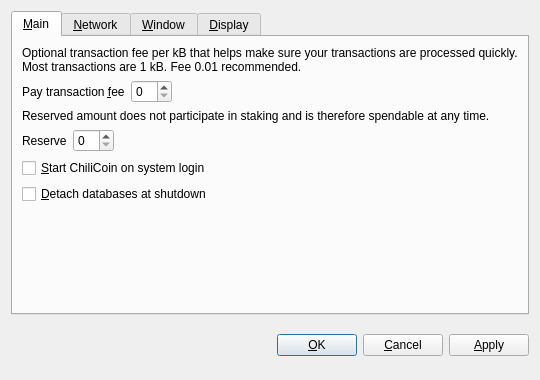
<?xml version="1.0" encoding="UTF-8"?>
<ui version="4.0">
 <class>OptionsDialog</class>
 <widget class="QDialog" name="OptionsDialog">
  <property name="geometry">
   <rect>
    <x>0</x>
    <y>0</y>
    <width>540</width>
    <height>380</height>
   </rect>
  </property>
  <property name="windowTitle">
   <string>Options</string>
  </property>
  <property name="modal">
   <bool>true</bool>
  </property>
  <layout class="QVBoxLayout" name="verticalLayout">
   <item>
    <widget class="QTabWidget" name="tabWidget">
     <property name="tabPosition">
      <enum>QTabWidget::North</enum>
     </property>
     <property name="currentIndex">
      <number>0</number>
     </property>
     <widget class="QWidget" name="tabMain">
      <attribute name="title">
       <string>&amp;Main</string>
      </attribute>
      <layout class="QVBoxLayout" name="verticalLayout_Main">
       <item>
        <widget class="QLabel" name="transactionFeeInfoLabel">
         <property name="text">
          <string>Optional transaction fee per kB that helps make sure your transactions are processed quickly. Most transactions are 1 kB. Fee 0.01 recommended.</string>
         </property>
         <property name="textFormat">
          <enum>Qt::PlainText</enum>
         </property>
         <property name="wordWrap">
          <bool>true</bool>
         </property>
        </widget>
       </item>
       <item>
        <layout class="QHBoxLayout" name="horizontalLayoutFee">
         <item>
          <widget class="QLabel" name="transactionFeeLabel">
           <property name="text">
            <string>Pay transaction &amp;fee</string>
           </property>
           <property name="textFormat">
            <enum>Qt::PlainText</enum>
           </property>
           <property name="buddy">
            <cstring>transactionFee</cstring>
           </property>
          </widget>
         </item>
         <item>
          <widget class="BitcoinAmountField" name="transactionFee"/>
         </item>
         <item>
          <spacer name="horizontalSpacerFee">
           <property name="orientation">
            <enum>Qt::Horizontal</enum>
           </property>
           <property name="sizeHint" stdset="0">
            <size>
             <width>40</width>
             <height>20</height>
            </size>
           </property>
          </spacer>
         </item>
        </layout>
       </item>
       <item>
        <widget class="QLabel" name="reserveBalanceInfoLabel">
         <property name="text">
          <string>Reserved amount does not participate in staking and is therefore spendable at any time.</string>
         </property>
         <property name="textFormat">
          <enum>Qt::PlainText</enum>
         </property>
         <property name="wordWrap">
          <bool>true</bool>
         </property>
        </widget>
       </item>
       <item>
        <layout class="QHBoxLayout" name="horizontalLayoutReserveBalance">
         <item>
          <widget class="QLabel" name="reserveBalanceLabel">
           <property name="text">
            <string>Reserve</string>
           </property>
           <property name="textFormat">
            <enum>Qt::PlainText</enum>
           </property>
           <property name="buddy">
            <cstring>reserveBalance</cstring>
           </property>
          </widget>
         </item>
         <item>
          <widget class="BitcoinAmountField" name="reserveBalance"/>
         </item>
         <item>
          <spacer name="horizontalSpacerReserveBalance">
           <property name="orientation">
            <enum>Qt::Horizontal</enum>
           </property>
           <property name="sizeHint" stdset="0">
            <size>
             <width>40</width>
             <height>20</height>
            </size>
           </property>
          </spacer>
         </item>
        </layout>
       </item>
       <item>
        <widget class="QCheckBox" name="bitcoinAtStartup">
         <property name="toolTip">
          <string>Automatically start ChiliCoin after logging in to the system.</string>
         </property>
         <property name="text">
          <string>&amp;Start ChiliCoin on system login</string>
         </property>
        </widget>
       </item>
       <item>
        <widget class="QCheckBox" name="detachDatabases">
         <property name="toolTip">
          <string>Detach block and address databases at shutdown. This means they can be moved to another data directory, but it slows down shutdown. The wallet is always detached.</string>
         </property>
         <property name="text">
          <string>&amp;Detach databases at shutdown</string>
         </property>
        </widget>
       </item>
       <item>
        <spacer name="verticalSpacer_Main">
         <property name="orientation">
          <enum>Qt::Vertical</enum>
         </property>
         <property name="sizeHint" stdset="0">
          <size>
           <width>20</width>
           <height>40</height>
          </size>
         </property>
        </spacer>
       </item>
      </layout>
     </widget>
     <widget class="QWidget" name="tabNetwork">
      <attribute name="title">
       <string>&amp;Network</string>
      </attribute>
      <layout class="QVBoxLayout" name="verticalLayout_Network">
       <item>
        <widget class="QCheckBox" name="mapPortUpnp">
         <property name="toolTip">
          <string>Automatically open the ChiliCoin client port on the router. This only works when your router supports UPnP and it is enabled.</string>
         </property>
         <property name="text">
          <string>Map port using &amp;UPnP</string>
         </property>
        </widget>
       </item>
       <item>
        <widget class="QCheckBox" name="connectSocks">
         <property name="toolTip">
          <string>Connect to the ChiliCoin network through a SOCKS proxy (e.g. when connecting through Tor).</string>
         </property>
         <property name="text">
          <string>&amp;Connect through SOCKS proxy:</string>
         </property>
        </widget>
       </item>
       <item>
        <layout class="QHBoxLayout" name="horizontalLayout_Network">
         <item>
          <widget class="QLabel" name="proxyIpLabel">
           <property name="text">
            <string>Proxy &amp;IP:</string>
           </property>
           <property name="textFormat">
            <enum>Qt::PlainText</enum>
           </property>
           <property name="buddy">
            <cstring>proxyIp</cstring>
           </property>
          </widget>
         </item>
         <item>
          <widget class="QValidatedLineEdit" name="proxyIp">
           <property name="maximumSize">
            <size>
             <width>140</width>
             <height>16777215</height>
            </size>
           </property>
           <property name="toolTip">
            <string>IP address of the proxy (e.g. 127.0.0.1)</string>
           </property>
          </widget>
         </item>
         <item>
          <widget class="QLabel" name="proxyPortLabel">
           <property name="text">
            <string>&amp;Port:</string>
           </property>
           <property name="textFormat">
            <enum>Qt::PlainText</enum>
           </property>
           <property name="buddy">
            <cstring>proxyPort</cstring>
           </property>
          </widget>
         </item>
         <item>
          <widget class="QLineEdit" name="proxyPort">
           <property name="maximumSize">
            <size>
             <width>55</width>
             <height>16777215</height>
            </size>
           </property>
           <property name="toolTip">
            <string>Port of the proxy (e.g. 9050)</string>
           </property>
          </widget>
         </item>
         <item>
          <widget class="QLabel" name="socksVersionLabel">
           <property name="text">
            <string>SOCKS &amp;Version:</string>
           </property>
           <property name="textFormat">
            <enum>Qt::PlainText</enum>
           </property>
           <property name="buddy">
            <cstring>socksVersion</cstring>
           </property>
          </widget>
         </item>
         <item>
          <widget class="QValueComboBox" name="socksVersion">
           <property name="toolTip">
            <string>SOCKS version of the proxy (e.g. 5)</string>
           </property>
          </widget>
         </item>
         <item>
          <spacer name="horizontalSpacer_Network">
           <property name="orientation">
            <enum>Qt::Horizontal</enum>
           </property>
           <property name="sizeHint" stdset="0">
            <size>
             <width>40</width>
             <height>20</height>
            </size>
           </property>
          </spacer>
         </item>
        </layout>
       </item>
       <item>
        <spacer name="verticalSpacer_Network">
         <property name="orientation">
          <enum>Qt::Vertical</enum>
         </property>
         <property name="sizeHint" stdset="0">
          <size>
           <width>20</width>
           <height>40</height>
          </size>
         </property>
        </spacer>
       </item>
      </layout>
     </widget>
     <widget class="QWidget" name="tabWindow">
      <attribute name="title">
       <string>&amp;Window</string>
      </attribute>
      <layout class="QVBoxLayout" name="verticalLayout_Window">
       <item>
        <widget class="QCheckBox" name="minimizeToTray">
         <property name="toolTip">
          <string>Show only a tray icon after minimizing the window.</string>
         </property>
         <property name="text">
          <string>&amp;Minimize to the tray instead of the taskbar</string>
         </property>
        </widget>
       </item>
       <item>
        <widget class="QCheckBox" name="minimizeOnClose">
         <property name="toolTip">
          <string>Minimize instead of exit the application when the window is closed. When this option is enabled, the application will be closed only after selecting Quit in the menu.</string>
         </property>
         <property name="text">
          <string>M&amp;inimize on close</string>
         </property>
        </widget>
       </item>
       <item>
        <spacer name="verticalSpacer_Window">
         <property name="orientation">
          <enum>Qt::Vertical</enum>
         </property>
         <property name="sizeHint" stdset="0">
          <size>
           <width>20</width>
           <height>40</height>
          </size>
         </property>
        </spacer>
       </item>
      </layout>
     </widget>
     <widget class="QWidget" name="tabDisplay">
      <attribute name="title">
       <string>&amp;Display</string>
      </attribute>
      <layout class="QVBoxLayout" name="verticalLayout_Display">
       <item>
        <layout class="QHBoxLayout" name="horizontalLayout_1_Display">
         <item>
          <widget class="QLabel" name="langLabel">
           <property name="text">
            <string>User Interface &amp;language:</string>
           </property>
           <property name="textFormat">
            <enum>Qt::PlainText</enum>
           </property>
           <property name="buddy">
            <cstring>lang</cstring>
           </property>
          </widget>
         </item>
         <item>
          <widget class="QValueComboBox" name="lang">
           <property name="toolTip">
            <string>The user interface language can be set here. This setting will take effect after restarting ChiliCoin.</string>
           </property>
          </widget>
         </item>
        </layout>
       </item>
       <item>
        <layout class="QHBoxLayout" name="horizontalLayout_2_Display">
         <item>
          <widget class="QLabel" name="unitLabel">
           <property name="text">
            <string>&amp;Unit to show amounts in:</string>
           </property>
           <property name="textFormat">
            <enum>Qt::PlainText</enum>
           </property>
           <property name="buddy">
            <cstring>unit</cstring>
           </property>
          </widget>
         </item>
         <item>
          <widget class="QValueComboBox" name="unit">
           <property name="toolTip">
            <string>Choose the default subdivision unit to show in the interface and when sending coins.</string>
           </property>
          </widget>
         </item>
        </layout>
       </item>
       <item>
        <widget class="QCheckBox" name="displayAddresses">
         <property name="toolTip">
          <string>Whether to show ChiliCoin addresses in the transaction list or not.</string>
         </property>
         <property name="text">
          <string>&amp;Display addresses in transaction list</string>
         </property>
        </widget>
       </item>
       <item>
        <widget class="QCheckBox" name="coinControlFeatures">
         <property name="toolTip">
          <string>Whether to show coin control features or not.</string>
         </property>
         <property name="text">
          <string>Display coin &amp;control features (experts only!)</string>
         </property>
        </widget>
       </item>
       <item>
        <spacer name="verticalSpacer_Display">
         <property name="orientation">
          <enum>Qt::Vertical</enum>
         </property>
         <property name="sizeHint" stdset="0">
          <size>
           <width>20</width>
           <height>40</height>
          </size>
         </property>
        </spacer>
       </item>
      </layout>
     </widget>
    </widget>
   </item>
   <item>
    <layout class="QHBoxLayout" name="horizontalLayout_Buttons">
     <item>
      <spacer name="horizontalSpacer_1">
       <property name="orientation">
        <enum>Qt::Horizontal</enum>
       </property>
       <property name="sizeHint" stdset="0">
        <size>
         <width>40</width>
         <height>48</height>
        </size>
       </property>
      </spacer>
     </item>
     <item>
      <widget class="QLabel" name="statusLabel">
       <property name="font">
        <font>
         <weight>75</weight>
         <bold>true</bold>
        </font>
       </property>
       <property name="text">
        <string/>
       </property>
       <property name="textFormat">
        <enum>Qt::PlainText</enum>
       </property>
       <property name="wordWrap">
        <bool>true</bool>
       </property>
      </widget>
     </item>
     <item>
      <spacer name="horizontalSpacer_2">
       <property name="orientation">
        <enum>Qt::Horizontal</enum>
       </property>
       <property name="sizeHint" stdset="0">
        <size>
         <width>40</width>
         <height>48</height>
        </size>
       </property>
      </spacer>
     </item>
     <item>
      <widget class="QPushButton" name="okButton">
       <property name="text">
        <string>&amp;OK</string>
       </property>
      </widget>
     </item>
     <item>
      <widget class="QPushButton" name="cancelButton">
       <property name="text">
        <string>&amp;Cancel</string>
       </property>
       <property name="autoDefault">
        <bool>false</bool>
       </property>
      </widget>
     </item>
     <item>
      <widget class="QPushButton" name="applyButton">
       <property name="text">
        <string>&amp;Apply</string>
       </property>
       <property name="autoDefault">
        <bool>false</bool>
       </property>
      </widget>
     </item>
    </layout>
   </item>
  </layout>
 </widget>
 <customwidgets>
  <customwidget>
   <class>BitcoinAmountField</class>
   <extends>QSpinBox</extends>
   <header>bitcoinamountfield.h</header>
  </customwidget>
  <customwidget>
   <class>QValueComboBox</class>
   <extends>QComboBox</extends>
   <header>qvaluecombobox.h</header>
  </customwidget>
  <customwidget>
   <class>QValidatedLineEdit</class>
   <extends>QLineEdit</extends>
   <header>qvalidatedlineedit.h</header>
  </customwidget>
 </customwidgets>
 <resources/>
 <connections/>
</ui>
